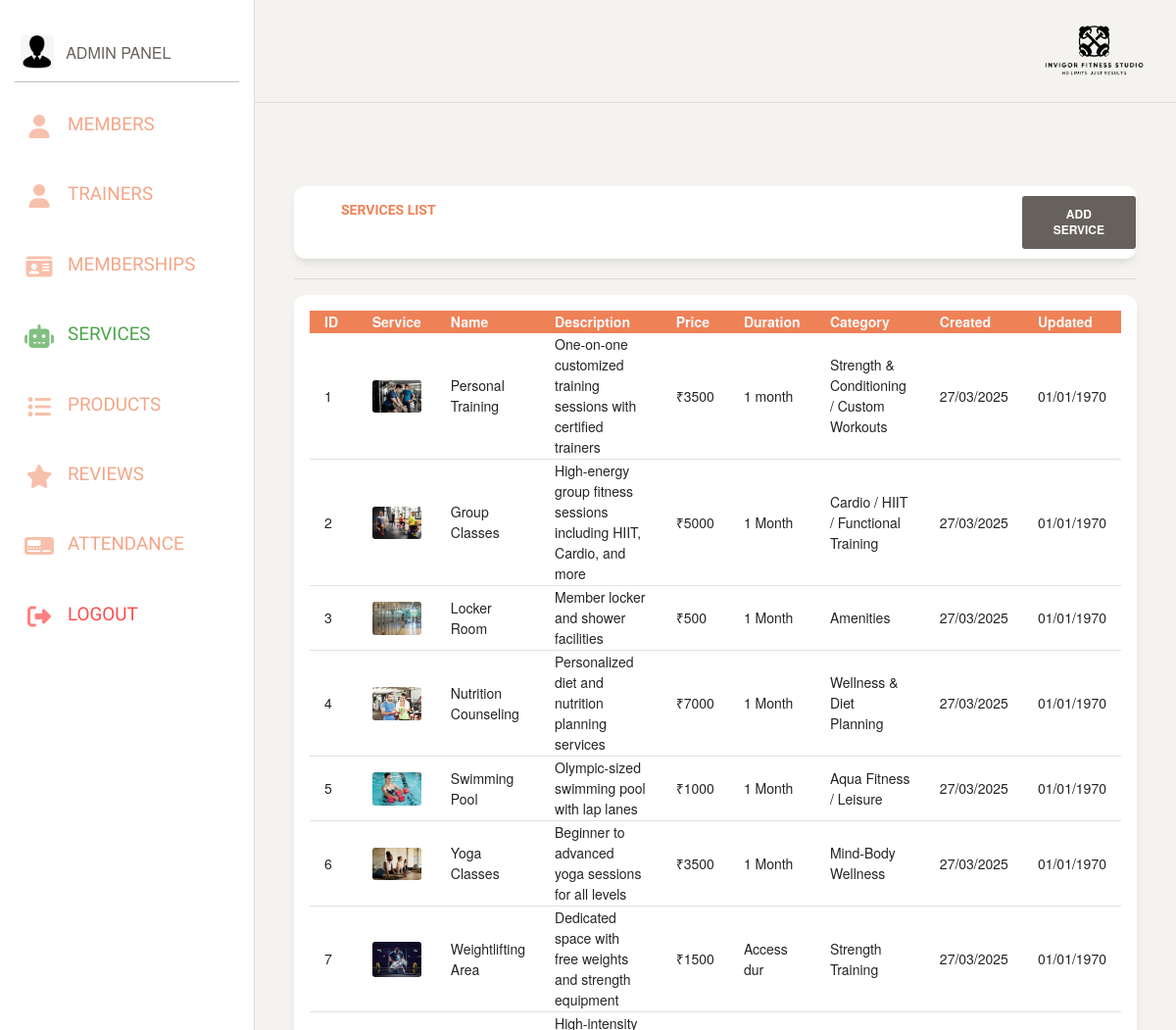
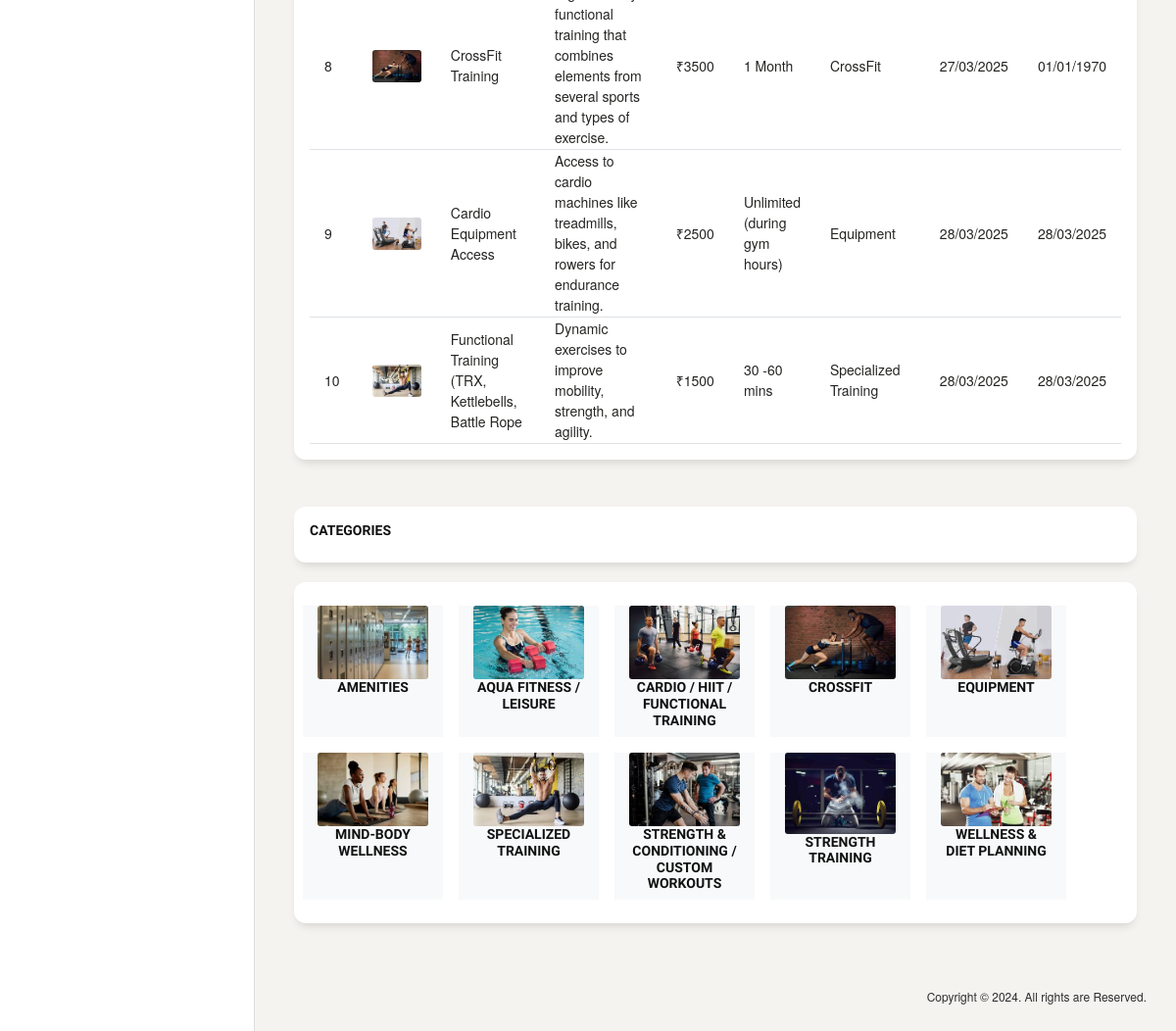
The page /admin_panel/services/service.php on the database its author committed (2 pictures, top to bottom).
### tables this page shows
CREATE TABLE `service` (
  `service_id` int(11) NOT NULL,
  `img` varchar(200) NOT NULL,
  `name` varchar(50) NOT NULL,
  `description` text DEFAULT NULL,
  `price` int(11) NOT NULL,
  `duration` varchar(30) NOT NULL,
  `category` varchar(50) NOT NULL,
  `availability` tinyint(1) NOT NULL DEFAULT 1,
  `created_at` datetime NOT NULL,
  `updated_at` datetime DEFAULT NULL
);

### admin_panel/services/service.php (the view, shortened to what this page needs)
<!DOCTYPE html>
<html lang="en">
<head>
    <?php include("C:/xampp/htdocs/php/IFS/admin_panel/links.php"); ?>
</head>
<body class="">
    <div class="wrapper ">
        <?php include(DRIVE_PATH . "/admin_panel/sidenav.php"); ?>
        <div class="main-panel">
            <?php include(DRIVE_PATH . "/admin_panel/header/header.php"); ?>
            <div class="content">
                <div class="card">
                    <div class="row">
                        <div class="col-md-10">
                            <h6 class="mx-5 py-3 text-danger">Services List</h6>
                        </div>
                        <div class="col-md-2">
                            <a href="add.php" class="btn">Add Service</a>
                        </div>
                    </div>
                </div>
                <hr />
                <div class="card p-3">
                    <table class="service-list">
                        <thead class="bg-danger text-light">
                            <tr>
                                <th class="col-md-1">ID</th>
                                <th class="col-md-1">Service</th>
                                <th class="col-md-1">Name</th>
                                <th class="col-md-3">Description</th>
                                <th class="col-md-1">Price</th>
                                <th class="col-md-1">Duration</th>
                                <th class="col-md-2">Category</th>
                                <th class="col-md-1">Created</th>
                                <th class="col-md-1">Updated</th>
                            </tr>
                        </thead>
                        <tbody>
                            <?php
                            $sel = $conn->prepare("SELECT * FROM `service`");
                            $sel->execute();
                            $sel = $sel->fetchAll();
                            foreach ($sel as $r) { ?>
                                <tr class="border-bottom">
                                    <td class="col-md-1"><?php echo $r["service_id"]; ?></td>
                                    <td class="col-md-1"><img src="<?php echo HTTP_PATH . "/img/services/" . $r["img"]; ?>" /></td>
                                    <td class="col-md-1"><?php echo $r["name"]; ?></td>
                                    <td class="col-md-3"><?php echo $r["description"]; ?></td>
                                    <td class="col-md-1">&#8377;<?php echo $r["price"]; ?></td>
                                    <td class="col-md-1"><?php echo $r["duration"]; ?></td>
                                    <td class="col-md-2"><?php echo $r["category"]; ?></td>
                                    <td class="col-md-1"><?php echo date("d/m/Y", strtotime($r["created_at"])); ?></td>
                                    <td class="col-md-1"><?php echo date("d/m/Y", strtotime($r["updated_at"])); ?></td>
                                </tr>
                            <?php $i++;
                            } ?>
                        </tbody>
                    </table>
                </div>
                <div class="card p-3 mt-5">
                    <h6>Categories</h6>
                </div>
                <div class="card p-3">
                    <div class="row">
                        <?php
                        $sel = $conn->prepare("SELECT * FROM `service` GROUP BY `category`");
                        $sel->execute();
                        $sel = $sel->fetchAll();
                        foreach ($sel as $row) { ?>
                            <div class="col-2 bg-light m-2"><img src="<?php echo HTTP_PATH . "/img/services/" . $row["img"]; ?>" alt="">
                                <h6 class="text-center"><?php echo $row["category"]; ?></h6>
                            </div>
                        <?php } ?>
                    </div>
                </div>
            </div>
            <footer class="footer footer-black  footer-white ">
                <?php include(DRIVE_PATH . "/admin_panel/footer/footer.php"); ?>
            </footer>
        </div>
    </div>
</body>
</html>

### css/barfiller.css (style rules this page uses)
body { font-family: Arial; }

### css/style.css (style rules this page uses)
html, body { height: 100%; font-family: "Muli", sans-serif; -webkit-font-smoothing: antialiased; font-smoothing: antialiased; }
h1, h2, h3, h4, h5, h6 { margin: 0; color: #111111; font-weight: 400; font-family: "Oswald", sans-serif; }
h6 { font-size: 16px; }
img { max-width: 100%; }

### admin_panel/sidenav.php (style rules this page uses)
img { mix-blend-mode: multiply !important; }

### admin_panel/header/header.php (style rules this page uses)
.content { margin: 10rem auto 0 auto !important; padding: 30px 40px 20px 40px !important; }

### rows shown on the page
service: service_id "1", img (picture), name "Personal Training", description "One-on-one customized training sessions with certified trainers", price "3500", duration "1 month", category "Strength & Conditioning / Custom Workouts", created_at "27/03/2025", updated_at "01/01/1970", category "STRENGTH & CONDITIONING / CUSTOM WORKOUTS"
service: service_id "2", img (picture), name "Group Classes", description "High-energy group fitness sessions including HIIT, Cardio, and more", price "5000", duration "1 Month", category "Cardio / HIIT / Functional Training", created_at "27/03/2025", updated_at "01/01/1970", category "CARDIO / HIIT / FUNCTIONAL TRAINING"
service: service_id "3", img (picture), name "Locker Room", description "Member locker and shower facilities", price "500", duration "1 Month", category "Amenities", created_at "27/03/2025", updated_at "01/01/1970", category "AMENITIES"
service: service_id "4", img (picture), name "Nutrition Counseling", description "Personalized diet and nutrition planning services", price "7000", duration "1 Month", category "Wellness & Diet Planning", created_at "27/03/2025", updated_at "01/01/1970", category "WELLNESS & DIET PLANNING"
service: service_id "5", img (picture), name "Swimming Pool", description "Olympic-sized swimming pool with lap lanes", price "1000", duration "1 Month", category "Aqua Fitness / Leisure", created_at "27/03/2025", updated_at "01/01/1970", category "AQUA FITNESS / LEISURE"
service: service_id "6", img (picture), name "Yoga Classes", description "Beginner to advanced yoga sessions for all levels", price "3500", duration "1 Month", category "Mind-Body Wellness", created_at "27/03/2025", updated_at "01/01/1970", category "MIND-BODY WELLNESS"
service: service_id "7", img (picture), name "Weightlifting Area", description "Dedicated space with free weights and strength equipment", price "1500", duration "Access dur", category "Strength Training", created_at "27/03/2025", updated_at "01/01/1970", category "STRENGTH TRAINING"
service: service_id "8", img (picture), name "CrossFit Training", description "High-intensity functional training that combines elements from several sports and types of exercise.", price "3500", duration "1 Month", category "CrossFit", created_at "27/03/2025", updated_at "01/01/1970", category "CROSSFIT"
service: service_id "9", img (picture), name "Cardio Equipment Access", description "Access to cardio machines like treadmills, bikes, and rowers for endurance training.", price "2500", duration "Unlimited (during gym hours)", category "Equipment", created_at "28/03/2025", updated_at "28/03/2025", category "EQUIPMENT"
service: service_id "10", img (picture), name "Functional Training (TRX, Kettlebells, Battle Rope", description "Dynamic exercises to improve mobility, strength, and agility.", price "1500", duration "30 -60 mins", category "Specialized Training", created_at "28/03/2025", updated_at "28/03/2025", category "SPECIALIZED TRAINING"
